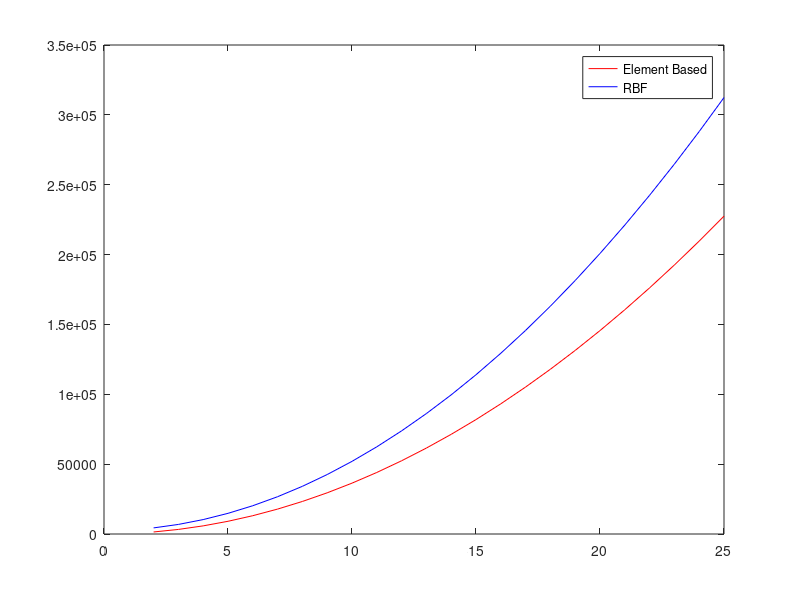

Source code (MATLAB):
clear
close all
clc


% comparing the cost of EB algorithm and RBF

% consider mesh made of structured patches with one grid contained into the
% other

% assume hexa27 with curved interfaces

% assume 3 avg iteration per element based

ng = 2:25;

el_type = 'hexa';

rh = 0.5;         % h_slave/h_master

% costQuad8 = 0;
% costQuad9 = 75;         % minimum flops required to assemble each system

% estimate relative number of operation according to mesh size ratio
if rh >= 1
  R_slave = 0.5*(rh^2+1);
else
  R_slave = (1/rh)^2;
end


c_hexa27 = 280;   % 27+2nN (dN) + 16+nN (N) + 9^3 + 9nN
c_hexa8 = 91;     % 12 (dN) + 16 (N) + 9^3 + 9nN
switch el_type
  case 'hexa'
    c_eb = c_hexa8;
    it_avg = 1;
  case 'hexa27'
    c_eb = c_hexa27;
    it_avg = 3;
end

cost_per_gp = R_slave*(it_avg*c_eb);
eb_cost = @(x) (x.^2)*cost_per_gp;


if rh >= 1
  R_master = rh^2;
  R_slave2 = 1/rh^2; % reduced cost of evaluation after support detection
else
  R_master = 1;
  R_slave2 = 1; % reduced cost of evaluation after support detection
end

nInt = 16;
nIntSupp = 16;

c_hexa8 = R_slave*4*(2*nInt-1);

c_hexa27 = R_slave*3*(2*nIntSupp-1) + R_slave2*9*(2*nInt-1);

switch el_type
  case 'hexa'
    N = 4;
    c_rbf = c_hexa8;
  case 'hexa27'
    c_rbf = c_hexa27;
    N = 8;
end


% assume initial support detection

rbf_cost = @(x) R_master*((1/3)*nInt^3 + N*nInt^2) + x.^2*c_rbf;



figure(1)
eb = eb_cost(ng);
plot(ng,eb,'r-')

hold on

rbf = rbf_cost(ng);
plot(ng,rbf,'b-')

legend('Element Based','RBF')



